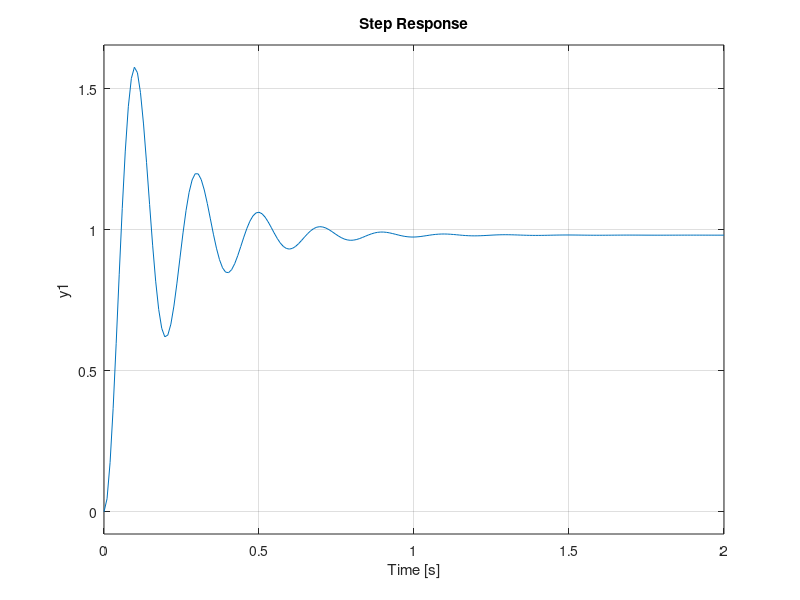

Recreate this plot in MATLAB.
close all; clear, clc

s = tf('s');
G = 1 / (s^2 + 10*s + 20);

%% Control Proporcional
Kp = 1000;
CG = series(Kp,G);
L = feedback(CG,1);

step(L)